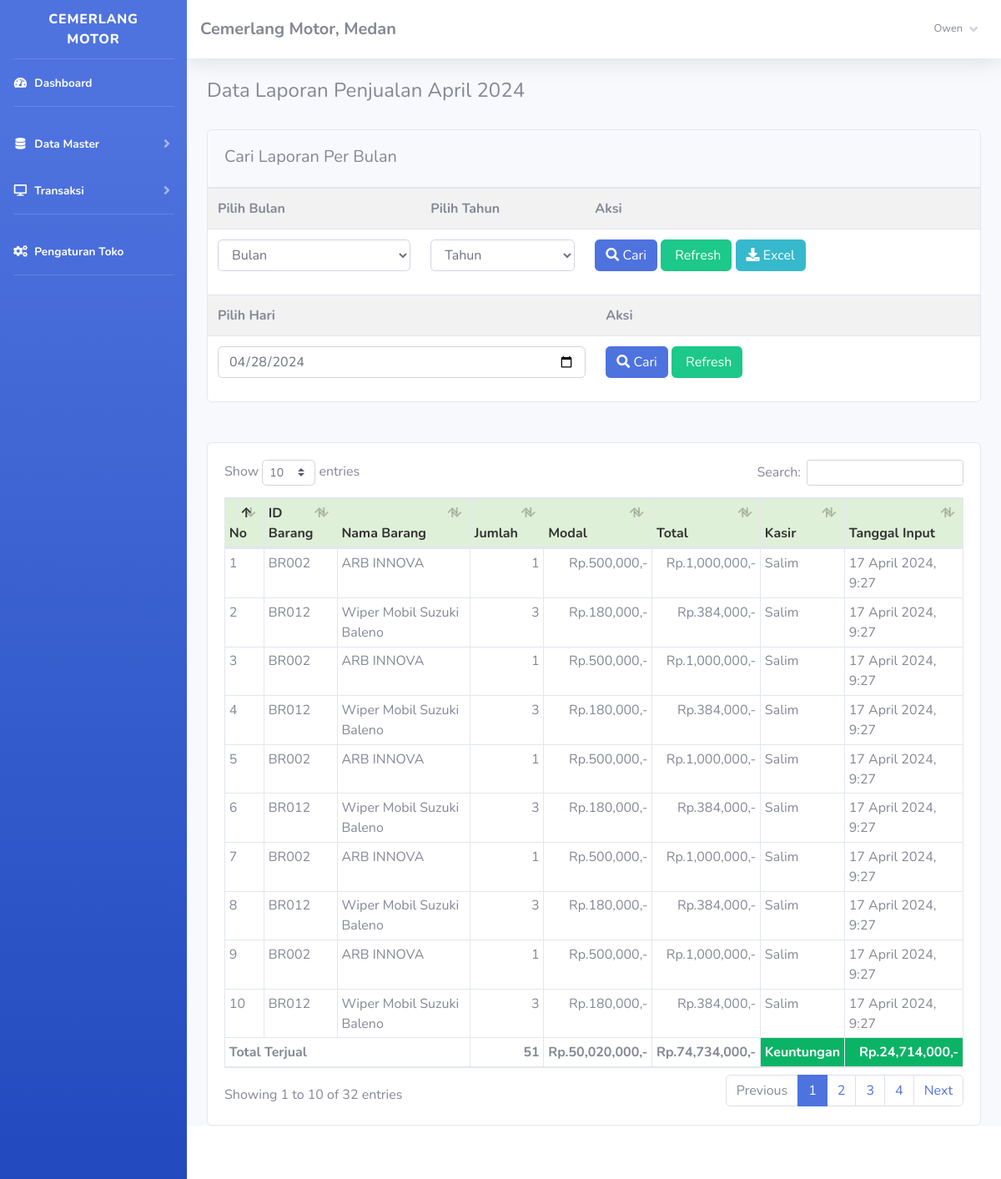
The app's page /index.php?page=laporan (signed in) with its own data.
### tables this page shows
CREATE TABLE `toko` (
  `id_toko` int(11) NOT NULL,
  `nama_toko` varchar(255) NOT NULL,
  `alamat_toko` text NOT NULL,
  `tlp` varchar(255) NOT NULL,
  `nama_pemilik` varchar(255) NOT NULL
);

CREATE TABLE `member` (
  `id_member` int(11) NOT NULL,
  `nm_member` varchar(255) NOT NULL,
  `alamat_member` text NOT NULL,
  `telepon` varchar(255) NOT NULL,
  `email` varchar(255) NOT NULL,
  `gambar` text NOT NULL,
  `NIK` text NOT NULL,
  `levelrole` enum('Owner','Pembelian','Penjualan') NOT NULL DEFAULT 'Owner'
);

CREATE TABLE `nota` (
  `id_nota` int(11) NOT NULL,
  `id_barang` varchar(255) NOT NULL,
  `id_member` int(11) NOT NULL,
  `jumlah` varchar(255) NOT NULL,
  `total` varchar(255) NOT NULL,
  `tanggal_input` varchar(255) NOT NULL,
  `periode` varchar(255) DEFAULT NULL
);

CREATE TABLE `barang` (
  `id` int(11) NOT NULL,
  `id_barang` varchar(255) NOT NULL,
  `id_kategori` int(11) NOT NULL,
  `nama_barang` text NOT NULL,
  `merk` varchar(255) NOT NULL,
  `harga_beli` varchar(255) NOT NULL,
  `harga_jual` varchar(255) NOT NULL,
  `satuan_barang` varchar(255) NOT NULL,
  `stok` text NOT NULL,
  `tgl_input` varchar(255) NOT NULL,
  `tgl_update` varchar(255) DEFAULT NULL
);

### fungsi/view/view.php (called while the page is built, shortened)
<?php
class view
{
    protected $db;
    public function __construct($db)
    {
        $this->db = $db;
    }
    public function member_edit($id)
    {
        $sql = "select member.*, login.*
                from member inner join login on member.id_member = login.id_member
                where member.id_member= ?";
        $row = $this-> db -> prepare($sql);
        $row -> execute(array($id));
        $hasil = $row -> fetch();
        return $hasil;
    }
    public function toko()
    {
        $sql = "select*from toko where id_toko='1'";
        $row = $this-> db -> prepare($sql);
        $row -> execute();
        $hasil = $row -> fetch();
        return $hasil;
    }
    public function jual()
    {
        $sql ="SELECT nota.* , barang.id_barang, barang.nama_barang, barang.harga_beli, member.id_member,
                member.nm_member from nota
                left join barang on barang.id_barang=nota.id_barang
                left join member on member.id_member=nota.id_member
                where nota.periode = ?
                ORDER BY id_nota DESC";
        $row = $this-> db -> prepare($sql);
        $row -> execute(array(date('m-Y')));
        $hasil = $row -> fetchAll();
        return $hasil;
    }
}

### admin/module/laporan/index.php (the view, shortened to what this page needs)
 <?php
	$bulan_tes =array(
		'01'=>"Januari",
		'02'=>"Februari",
		'03'=>"Maret",
		'04'=>"April",
		'05'=>"Mei",
		'06'=>"Juni",
		'07'=>"Juli",
		'08'=>"Agustus",
		'09'=>"September",
		'10'=>"Oktober",
		'11'=>"November",
		'12'=>"Desember"
	);
?>
<div class="row">
	<div class="col-md-12">
		<h4>
			<?php if(!empty($_GET['cari'])){ ?>
			Data Laporan Penjualan <?= $bulan_tes[$_POST['bln']];?> <?= $_POST['thn'];?>
			<?php }elseif(!empty($_GET['hari'])){?>
			Data Laporan Penjualan <?= $_POST['hari'];?>
			<?php }else{?>
			Data Laporan Penjualan <?= $bulan_tes[date('m')];?> <?= date('Y');?>
			<?php }?>
		</h4>
		<br />
		<div class="card">
			<div class="card-header">
				<h5 class="card-title mt-2">Cari Laporan Per Bulan</h5>
			</div>
			<div class="card-body p-0">
				<form method="post" action="index.php?page=laporan&cari=ok">
					<table class="table table-striped">
						<tr>
							<th>
								Pilih Bulan
							</th>
							<th>
								Pilih Tahun
							</th>
							<th>
								Aksi
							</th>
						</tr>
						<tr>
							<td>
								<select name="bln" class="form-control">
									<option selected="selected">Bulan</option>
								</select>
							</td>
							<td>
							<?php
								echo "<select name='thn' class='form-control'>";
								echo '
								<option selected="selected">Tahun</option>';
								echo "</select>";
							?>
							</td>
							<td>
								<button class="btn btn-primary">
									<i class="fa fa-search"></i> Cari
								</button>
								<a href="index.php?page=laporan" class="btn btn-success">
									<i class="fa fa-refresh"></i> Refresh</a>
								<?php if(!empty($_GET['cari'])){?>
								<a href="excel.php?cari=yes&bln=<?=$_POST['bln'];?>&thn=<?=$_POST['thn'];?>"
									class="btn btn-info"><i class="fa fa-download"></i>
									Excel</a>
								<?php }else{?>
								<a href="excel.php" class="btn btn-info"><i class="fa fa-download"></i>
									Excel</a>
								<?php }?>
							</td>
						</tr>
					</table>
				</form>
				<form method="post" action="index.php?page=laporan&hari=cek">
					<table class="table table-striped">
						<tr>
							<th>
								Pilih Hari
							</th>
							<th>
								Aksi
							</th>
						</tr>
						<tr>
							<td>
								<input type="date" value="<?= date('Y-m-d');?>" class="form-control" name="hari">
							</td>
							<td>
								<button class="btn btn-primary">
									<i class="fa fa-search"></i> Cari
								</button>
								<a href="index.php?page=laporan" class="btn btn-success">
									<i class="fa fa-refresh"></i> Refresh</a>
							</td>
						</tr>
					</table>
				</form>
			</div>
		</div>
         <br />
         <br />
		<div class="card">
			<div class="card-body">
				<div class="table-responsive">
					<table class="table table-bordered w-100 table-sm" id="example1">
						<thead>
							<tr style="background:#DFF0D8;color:#333;">
								<th> No</th>
								<th> ID Barang</th>
								<th> Nama Barang</th>
								<th style="width:10%;"> Jumlah</th>
								<th style="width:10%;"> Modal</th>
								<th style="width:10%;"> Total</th>
								<th> Kasir</th>
								<th> Tanggal Input</th>
							</tr>
						</thead>
						<tbody>
							<?php
								$no=1;
								if(!empty($_GET['cari'])){
									$periode = $_POST['bln'].'-'.$_POST['thn'];
									$no=1;
									$jumlah = 0;
									$bayar = 0;
									$hasil = $lihat -> periode_jual($periode);
								}elseif(!empty($_GET['hari'])){
									$hari = $_POST['hari'];
									$no=1;
									$jumlah = 0;
									$bayar = 0;
									$hasil = $lihat -> hari_jual($hari);
								}else{
									$hasil = $lihat -> jual();
								}
							?>
							<?php
								$bayar = 0;
								$jumlah = 0;
								$modal = 0;
								foreach($hasil as $isi){
									$bayar += $isi['total'];
									$modal += $isi['harga_beli']* $isi['jumlah'];
									$jumlah += $isi['jumlah'];
							?>
							<tr>
								<td><?php echo $no;?></td>
								<td><?php echo $isi['id_barang'];?></td>
								<td><?php echo $isi['nama_barang'];?></td>
								<td style="text-align: right;">
    <?php echo $isi['jumlah']; ?>
</td>
								<td style="text-align: right;">Rp.<?php echo number_format($isi['harga_beli'] * $isi['jumlah']); ?>,-</td>
<td style="text-align: right;">Rp.<?php echo number_format($isi['total']); ?>,-</td>
								<td><?php echo $isi['nm_member'];?></td>
								<td><?php echo $isi['tanggal_input'];?></td>
							</tr>
							<?php $no++; }?>
						</tbody>
						<tfoot>
							<tr>
								<th colspan="3">Total Terjual</td>
								<th style="text-align: right;">
    <?php echo $jumlah; ?>
</th>
								<th>Rp.<?php echo number_format($modal);?>,-</th>
								<th>Rp.<?php echo number_format($bayar);?>,-</th>
								<th style="background:#0bb365;color:#fff;">Keuntungan</th>
								<th style="background:#0bb365; color:#fff; text-align: right;">Rp.<?php echo number_format($bayar - $modal); ?>,-</th>
							</tr>
						</tfoot>
					</table>
				</div>
			</div>
		</div>
     </div>
 </div>

### admin/template/sidebar.php (shortened to what this page needs)
<?php
    $id = $_SESSION['admin']['id_member'];
    $hasil_profil = $lihat -> member_edit($id);
?>
<ul class="navbar-nav bg-gradient-primary sidebar sidebar-dark accordion" id="accordionSidebar">
    <a class="sidebar-brand d-flex align-items-center justify-content-center" href="index.php">
        <div class="sidebar-brand-text mx-3">Cemerlang Motor<sup></sup></div>
    </a>
    <hr class="sidebar-divider my-0">
    <li class="nav-item active">
        <a class="nav-link" href="index.php">
            <i class="fas fa-fw fa-tachometer-alt"></i>
            <span>Dashboard</span></a>
    </li>
    <hr class="sidebar-divider">
    <li class="nav-item active">
        <a class="nav-link collapsed" href="#" data-toggle="collapse" data-target="#collapseTwo" aria-expanded="true"
            aria-controls="collapseTwo">
            <i class="fas fa-fw fa-database"></i>
            <span>Data Master</span>
        </a>
    </li>
    <li class="nav-item active">
        <a class="nav-link collapsed" href="#" data-toggle="collapse" data-target="#collapse3" aria-expanded="true"
            aria-controls="collapse3">
            <i class="fas fa-fw fa-desktop"></i>
            <span>Transaksi</span>
        </a>
    </li>
    <hr class="sidebar-divider">
    <li class="nav-item active">
        <a class="nav-link" href="index.php?page=pengaturan">
            <i class="fas fa-fw fa-cogs"></i>
            <span>Pengaturan Toko</span></a>
    </li>
    <hr class="sidebar-divider d-none d-md-block">
</ul>
<div id="content-wrapper" class="d-flex flex-column">
    <div id="content">
        <nav class="navbar navbar-expand navbar-light bg-white topbar mb-4 static-top shadow">
            <h5 class="d-lg-block d-none mt-2"><b><?php echo $toko['nama_toko'];?>, <?php echo $toko['alamat_toko'];?></b></h5>
            <ul class="navbar-nav ml-auto">
                <li class="nav-item dropdown no-arrow">
                    <a class="nav-link dropdown-toggle" href="#" id="userDropdown" role="button" data-toggle="dropdown"
                        aria-haspopup="true" aria-expanded="false">
                        <span
                            class="mr-2 d-none d-lg-inline text-gray-600 small ml-2"><?php echo $hasil_profil['nm_member'];?></span>
                        <i class="fas fa-angle-down"></i>
                    </a>
                </li>
            </ul>
        </nav>
        <div class="container-fluid">

### records on screen
toko: nama_toko "Cemerlang Motor", alamat_toko "Medan"
nota: barang.id_barang "BR002", barang.nama_barang "ARB INNOVA", jumlah "1", $isi['harga_beli']*$isi['jumlah'] "500,000", total "1,000,000", id_member.nm_member "Salim", tanggal_input "17 April 2024, 9:27"
nota: barang.id_barang "BR012", barang.nama_barang "Wiper Mobil Suzuki Baleno", jumlah "3", $isi['harga_beli']*$isi['jumlah'] "180,000", total "384,000", id_member.nm_member "Salim", tanggal_input "17 April 2024, 9:27"
nota: barang.id_barang "BR002", barang.nama_barang "ARB INNOVA", jumlah "1", $isi['harga_beli']*$isi['jumlah'] "500,000", total "1,000,000", id_member.nm_member "Salim", tanggal_input "17 April 2024, 9:27"
nota: barang.id_barang "BR012", barang.nama_barang "Wiper Mobil Suzuki Baleno", jumlah "3", $isi['harga_beli']*$isi['jumlah'] "180,000", total "384,000", id_member.nm_member "Salim", tanggal_input "17 April 2024, 9:27"
nota: barang.id_barang "BR002", barang.nama_barang "ARB INNOVA", jumlah "1", $isi['harga_beli']*$isi['jumlah'] "500,000", total "1,000,000", id_member.nm_member "Salim", tanggal_input "17 April 2024, 9:27"
nota: barang.id_barang "BR012", barang.nama_barang "Wiper Mobil Suzuki Baleno", jumlah "3", $isi['harga_beli']*$isi['jumlah'] "180,000", total "384,000", id_member.nm_member "Salim", tanggal_input "17 April 2024, 9:27"
nota: barang.id_barang "BR002", barang.nama_barang "ARB INNOVA", jumlah "1", $isi['harga_beli']*$isi['jumlah'] "500,000", total "1,000,000", id_member.nm_member "Salim", tanggal_input "17 April 2024, 9:27"
nota: barang.id_barang "BR012", barang.nama_barang "Wiper Mobil Suzuki Baleno", jumlah "3", $isi['harga_beli']*$isi['jumlah'] "180,000", total "384,000", id_member.nm_member "Salim", tanggal_input "17 April 2024, 9:27"
nota: barang.id_barang "BR002", barang.nama_barang "ARB INNOVA", jumlah "1", $isi['harga_beli']*$isi['jumlah'] "500,000", total "1,000,000", id_member.nm_member "Salim", tanggal_input "17 April 2024, 9:27"
nota: barang.id_barang "BR012", barang.nama_barang "Wiper Mobil Suzuki Baleno", jumlah "3", $isi['harga_beli']*$isi['jumlah'] "180,000", total "384,000", id_member.nm_member "Salim", tanggal_input "17 April 2024, 9:27"

### other values on screen
$hasil_profil['nm_member'] "Owen"
$jumlah "51"
$modal "50,020,000"
$bayar "74,734,000"
$bayar - $modal "24,714,000"
